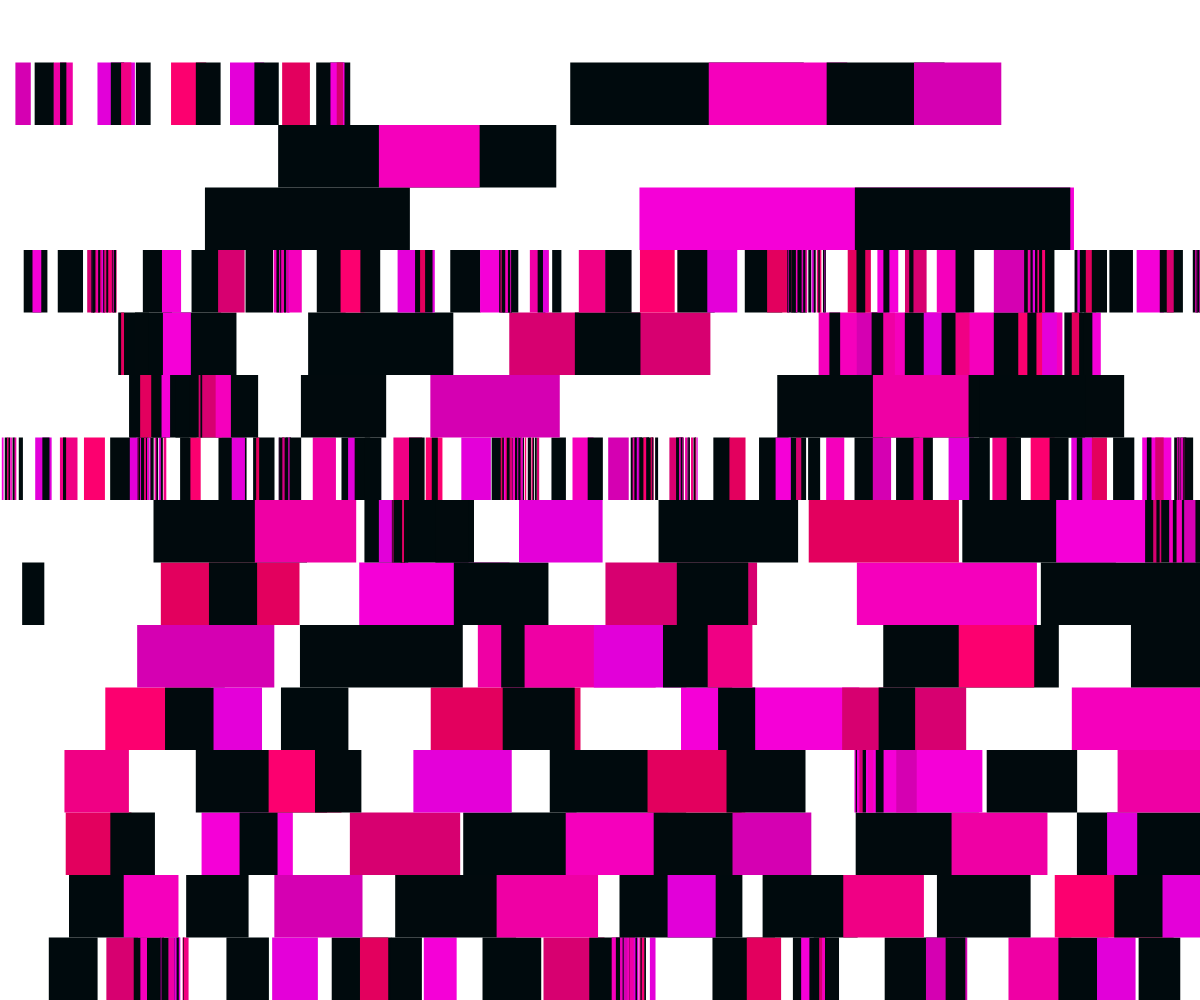
Frame 1 (no input)
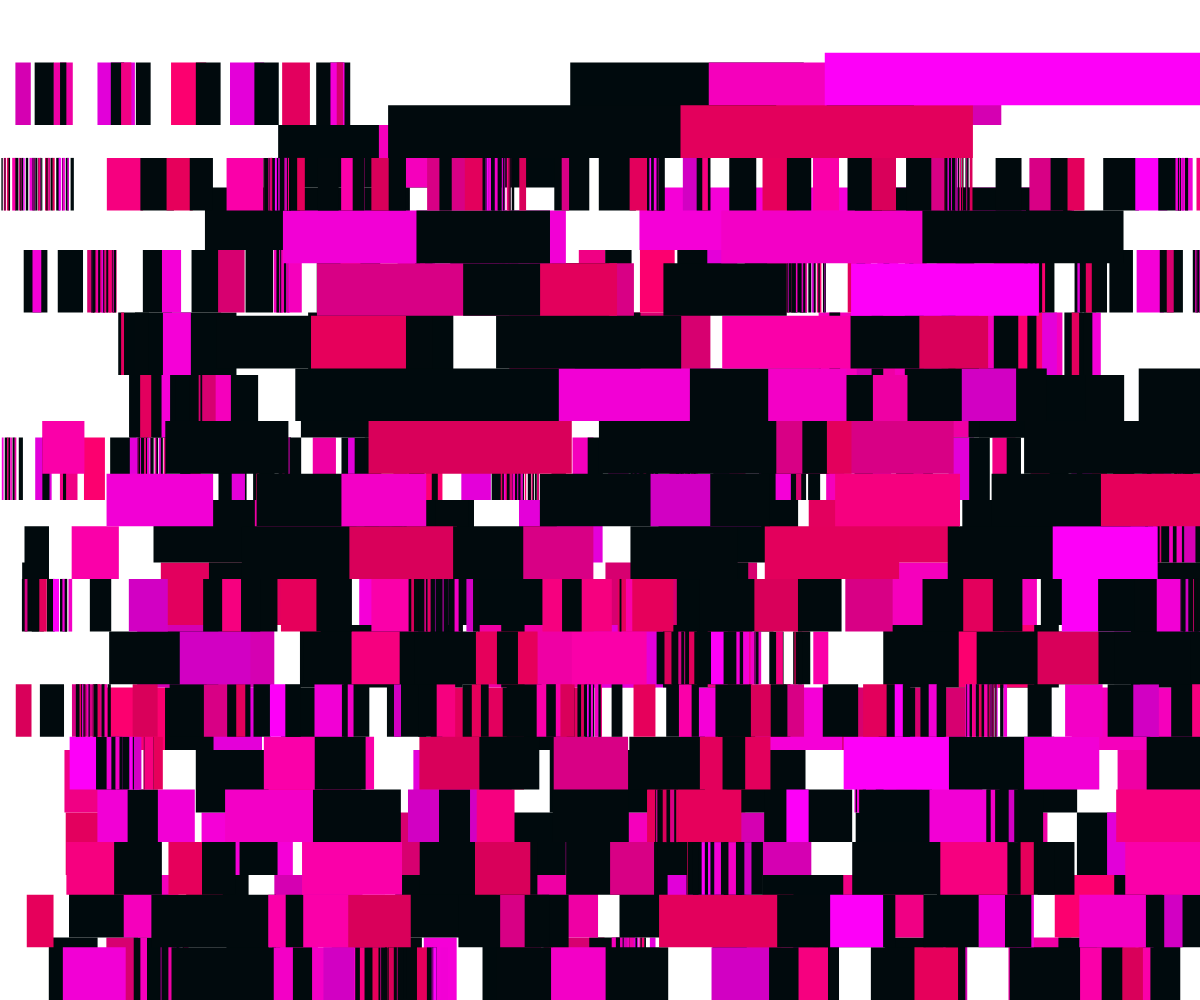
Frame 2 (the mouse pressed at the canvas centre, redrawn once)

The p5.js sketch that drew these frames (run headless with seeded random() and noise() and a simulated clock; the mouse was pressed at the canvas centre and the sketch redrawn once):

// p5.js sketch
// ── sketch.js
'use strict';

var colorCount = 20; //number of colors
var hueValues = [];  //empty arrays to hold the color values
var saturationValues = [];
var brightnessValues = [];
function setup() {
  createCanvas(windowWidth, windowHeight);
  colorMode(HSB, 360, 100, 100, 100);
  noStroke();
}

function draw() {
  noLoop();
  //random seed makes sure the same random number is produced everytime the oftware is run
  // when the mouse is clicked a random number  is genereated and inserted into the function

  for (var i = 0; i < colorCount; i++) { //increment the index
    if (i % 2 == 0) { // if the increment is an even number
      hueValues[i] = random(300, 340); // take a random val between 200 and 220 and insert it into the hue value array
      saturationValues[i] = 100; //full saturation
      brightnessValues[i] = random(80, 100);
    } else {
      hueValues[i] = 195; //if the increment value is uneven make these the hsb values
      saturationValues[i] = random(90, 100);
      brightnessValues[i] = 5;
    }
  }

  // count tiles
  var counter = 0;
  // row count and row height
  var rowCount = int(random(5, 30));// make a random row count between 5 and 20!
  var rowHeight = height / rowCount;// divide the height of the canvas by the number of rows made

  // seperate each line in parts
  for (var i = rowCount; i >= 0; i--) { //loop through the rows
    // how many fragments
    var partCount = i + 1; //increment the number of parts
    var parts = []; //empty parts array
//how many pieces will be drawn
    for (var ii = 0; ii < partCount; ii++) {
      // sub fragments or not?
      if (random() < 0.075) { //random without a value means it will be a random value between 0 and 1
     //if the number is greater than 0.075
    //create random fragment pieces between 2 and 20
        var fragments = int(random(2, 20));
        partCount = partCount + fragments; // increasing the number of parts per row
        for (var iii = 0; iii < fragments; iii++) {
          parts.push(random(2)); // pushing a fragment number into the parts array
        }
      } else {
        parts.push(random(2, 20)); //otherwise push a number between 2 and twenty into the parts array
      }
    }

    // add all the parts and fragments in the parts array together to get the total
    var sumPartsTotal = 0;
    for (var ii = 0; ii < partCount; ii++) {
      sumPartsTotal += parts[ii]; //adding all the parts and fragment pieve that have been made together
    }

    // draw rects
    var sumPartsNow = 0;
    for (var ii = 0; ii < parts.length; ii++) {
      sumPartsNow += parts[ii];
      //draw the rectangles that have been specified in the parts array

      var x = map(sumPartsNow, 0, sumPartsTotal, 0, width);
      var y = rowHeight * i;
      var w = -map(parts[ii], 0, sumPartsTotal, 0, width);
      var h = rowHeight;

      var index = counter % colorCount; // if there are left over values in after the colour count
      var col = color(hueValues[index], saturationValues[index], brightnessValues[index]); //hsb values will be created using modulus value
      fill(col); // hsb values
      rect(x, y, w, h);

      counter++; //increment counter value
    }
  }
}
